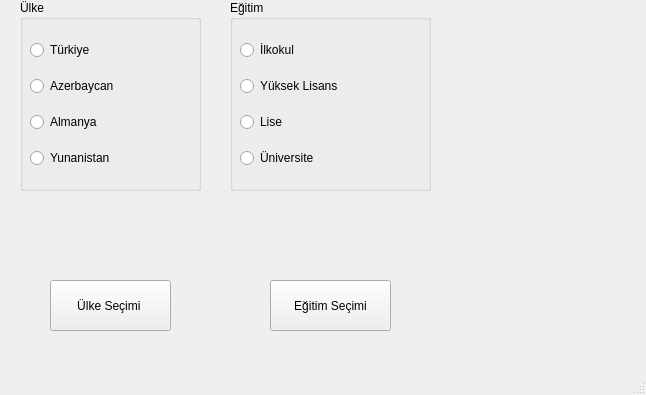
<?xml version="1.0" encoding="UTF-8"?>
<ui version="4.0">
 <class>MainWindow</class>
 <widget class="QMainWindow" name="MainWindow">
  <property name="geometry">
   <rect>
    <x>0</x>
    <y>0</y>
    <width>646</width>
    <height>395</height>
   </rect>
  </property>
  <property name="windowTitle">
   <string>MainWindow</string>
  </property>
  <widget class="QWidget" name="centralwidget">
   <widget class="QLabel" name="lblUlke">
    <property name="geometry">
     <rect>
      <x>30</x>
      <y>190</y>
      <width>161</width>
      <height>81</height>
     </rect>
    </property>
    <property name="text">
     <string/>
    </property>
   </widget>
   <widget class="QLabel" name="lblEgitim">
    <property name="geometry">
     <rect>
      <x>240</x>
      <y>180</y>
      <width>131</width>
      <height>71</height>
     </rect>
    </property>
    <property name="text">
     <string/>
    </property>
   </widget>
   <widget class="QPushButton" name="btnUlke">
    <property name="geometry">
     <rect>
      <x>50</x>
      <y>280</y>
      <width>121</width>
      <height>51</height>
     </rect>
    </property>
    <property name="text">
     <string>Ülke Seçimi </string>
    </property>
   </widget>
   <widget class="QPushButton" name="btnEgitim">
    <property name="geometry">
     <rect>
      <x>270</x>
      <y>280</y>
      <width>121</width>
      <height>51</height>
     </rect>
    </property>
    <property name="text">
     <string>Eğitim Seçimi</string>
    </property>
   </widget>
   <widget class="QGroupBox" name="groupUlke">
    <property name="geometry">
     <rect>
      <x>20</x>
      <y>0</y>
      <width>181</width>
      <height>191</height>
     </rect>
    </property>
    <property name="title">
     <string>Ülke</string>
    </property>
    <widget class="QWidget" name="gridLayoutWidget">
     <property name="geometry">
      <rect>
       <x>10</x>
       <y>30</y>
       <width>161</width>
       <height>151</height>
      </rect>
     </property>
     <layout class="QGridLayout" name="gridLayoutUlke">
      <item row="1" column="0">
       <widget class="QRadioButton" name="radioAzerbaycan">
        <property name="text">
         <string>Azerbaycan</string>
        </property>
       </widget>
      </item>
      <item row="2" column="0">
       <widget class="QRadioButton" name="radioAlmanya">
        <property name="text">
         <string>Almanya</string>
        </property>
       </widget>
      </item>
      <item row="0" column="0">
       <widget class="QRadioButton" name="radioTurkiye">
        <property name="text">
         <string>Türkiye</string>
        </property>
       </widget>
      </item>
      <item row="3" column="0">
       <widget class="QRadioButton" name="radioYunanistan">
        <property name="text">
         <string>Yunanistan</string>
        </property>
       </widget>
      </item>
     </layout>
    </widget>
   </widget>
   <widget class="QGroupBox" name="groupEgitim">
    <property name="geometry">
     <rect>
      <x>230</x>
      <y>0</y>
      <width>201</width>
      <height>191</height>
     </rect>
    </property>
    <property name="title">
     <string>Eğitim</string>
    </property>
    <widget class="QWidget" name="gridLayoutWidget_2">
     <property name="geometry">
      <rect>
       <x>10</x>
       <y>30</y>
       <width>181</width>
       <height>151</height>
      </rect>
     </property>
     <layout class="QGridLayout" name="gridLayoutEgitim">
      <item row="3" column="0">
       <widget class="QRadioButton" name="radioUniversite">
        <property name="text">
         <string>Üniversite</string>
        </property>
       </widget>
      </item>
      <item row="2" column="0">
       <widget class="QRadioButton" name="radioLise">
        <property name="text">
         <string>Lise</string>
        </property>
       </widget>
      </item>
      <item row="1" column="0">
       <widget class="QRadioButton" name="radioYuksekLisans">
        <property name="text">
         <string>Yüksek Lisans</string>
        </property>
       </widget>
      </item>
      <item row="0" column="0">
       <widget class="QRadioButton" name="radioIlkokul">
        <property name="text">
         <string>İlkokul</string>
        </property>
       </widget>
      </item>
     </layout>
    </widget>
   </widget>
  </widget>
  <widget class="QMenuBar" name="menubar">
   <property name="geometry">
    <rect>
     <x>0</x>
     <y>0</y>
     <width>646</width>
     <height>24</height>
    </rect>
   </property>
  </widget>
  <widget class="QStatusBar" name="statusbar"/>
 </widget>
 <resources/>
 <connections/>
</ui>
